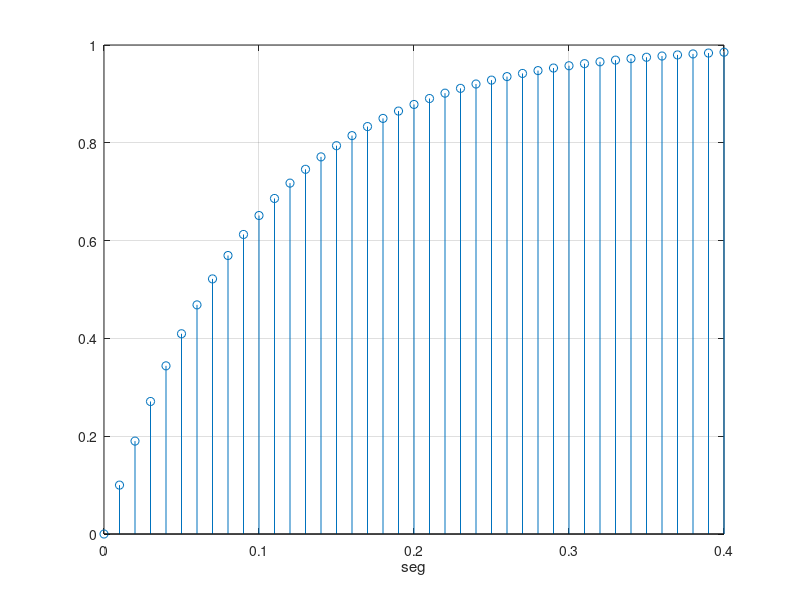

Recreate this plot in MATLAB.
clear;
A=1;B=9;C=2;D=8;E=2;F=9;G=9;H=0;I=9;
%mi rut es AB.CDE.FGH-I
%y(n)= 0.1 x(n) + 0.9 y(n-1)
vi= 1;%voltaje de la entrada
a = 0.9;% constante del filtro
dt = 10e-3; %1/100 Hz = 10 mseg
t(1)= 0; % incide l => t = 0
vf(1) = 0; % incide l => t = 0
for i = 2: 41;
    t(i)= (i-1)* dt;
    vf(i) = (1-a) * vi + a * vf(i-1);
end
close; stem(t, vf); %grafico
xlabel('seg');grid